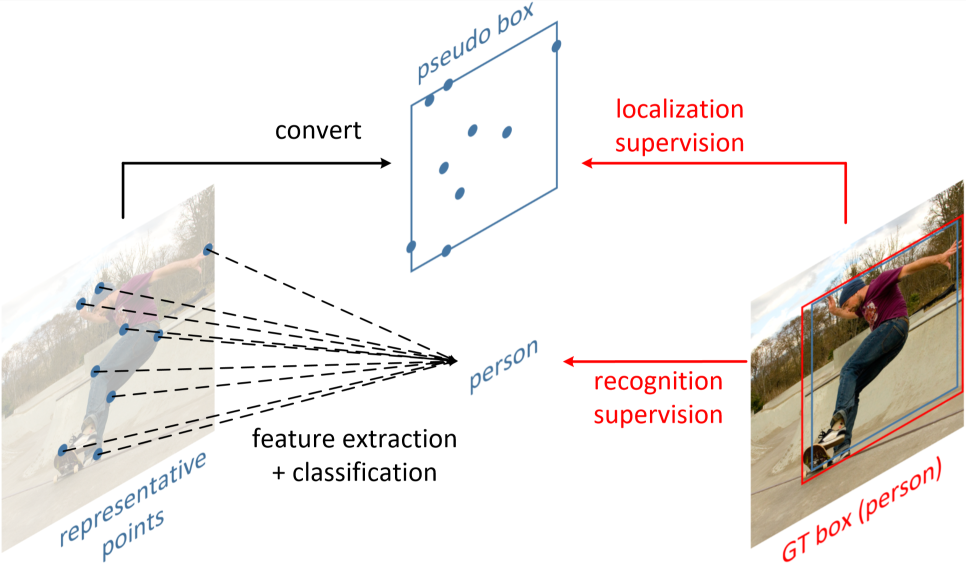
#> input picture configs/reppoints/reppoints.png, 1932 x 1127 px (shown at 1/2 size)
$ python -i augmentation_with_json.py   (imports and definitions only)
#> lines starting #> are read from the running program, lines starting #| are printed output that depends on the picture
#> further down, picture is the input picture: shape (1127, 1932, 3); mean B, G, R 231.6, 234, 238
# -*- coding: utf-8 -*-
# @Time    : 2021-05-29 9:14
# @Author  : Wu You
# @File    : augmentation_with_json.py
# @Software: PyCharm
##############################################################

# 包括:
#     1. 改变亮度
#     2. 加噪声
#     3. 加随机点
#     4. 镜像(需要改变points)

import time
import random
import cv2
import os
import numpy as np
from skimage.util import random_noise
import base64
import json
import re
from copy import deepcopy
import argparse
import math


# 图像均为cv2读取
class DataAugmentForObjectDetection:
    def __init__(self, rotation_rate=0.5, max_rotation_angle=180, change_light_rate=0.5, change_color_rate=0.5,
                 add_noise_rate=0.5, random_point=0.5, flip_rate=0.5, shift_rate=0.5, scale_rate=0.5,
                 rand_point_percent=0.03, is_addNoise=True, is_changeLight=True, is_changeColor=True,
                 is_random_point=True, is_shift_pic_bboxes=True,
                 is_filp_pic_bboxes=True, is_rotate_img_bbox=True, is_scale_change=True):
        # 配置各个操作的属性
        self.rotation_rate = rotation_rate
        self.max_rotation_angle = max_rotation_angle
        self.change_light_rate = change_light_rate
        self.change_color_rate = change_color_rate
        self.add_noise_rate = add_noise_rate
        self.random_point = random_point
        self.flip_rate = flip_rate
        self.shift_rate = shift_rate
        self.scale_rate = scale_rate

        self.rand_point_percent = rand_point_percent

        # 是否使用某种增强方式
        self.is_addNoise = is_addNoise
        self.is_changeLight = is_changeLight
        self.is_changeColor = is_changeColor
        self.is_random_point = is_random_point
        self.is_filp_pic_bboxes = is_filp_pic_bboxes
        self.is_shift_pic_bboxes = is_shift_pic_bboxes
        self.is_rotate_img_bbox = is_rotate_img_bbox
        self.is_scale_change = is_scale_change

    # 旋转
    # [40 lines left out: function rotate_img_bbox, not called in this run]

    # 加噪声
    def addNoise(self, img):
        return random_noise(img, seed=int(time.time())) * 255

    # 调整亮度
    # [4 lines left out: function changeLight, not called in this run]

    # 调整颜色
    def changeColor(self, image):
        I_param = random.uniform(0.9, 1.1)  # ##(0.7, 5)这个范围如果修改需要做实验验证
        S_param = random.uniform(0.9, 1.1)  # ##这个范围如果修改需要做实验验证
        HSI = cv2.cvtColor(image.astype(np.float32), cv2.COLOR_BGR2HLS)
#> HSI: shape (1127, 1932, 3) float32; mean of channels 0, 1, 2 16.3, 235.4, 0
        (H, S, I) = cv2.split(HSI.astype("float"))
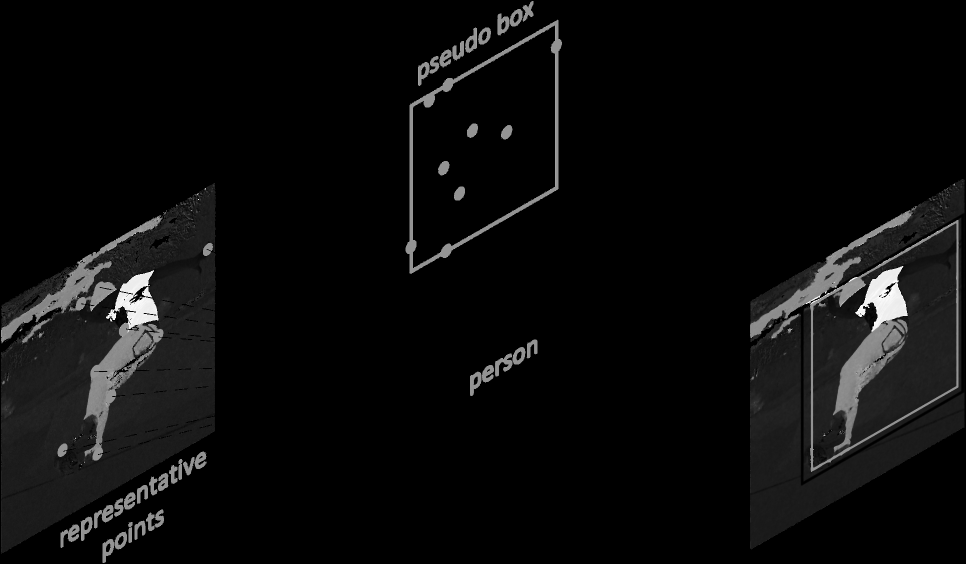
#> H: shape (1127, 1932) float64 (shown at 1/2 size); min 0, max 359.8, mean 16.3; drawn with min black and max white
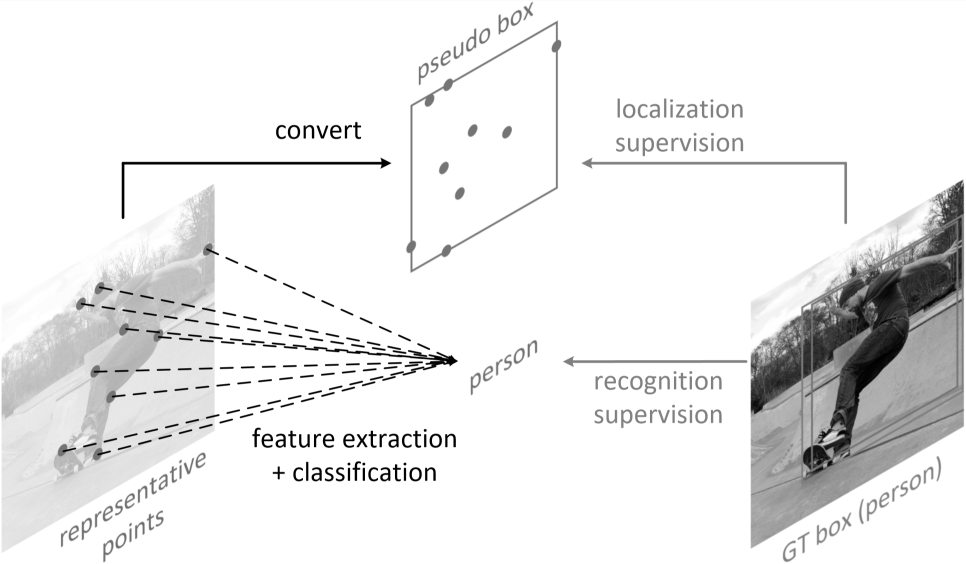
#> S: shape (1127, 1932) float64 (shown at 1/2 size); min 0, max 255, mean 234.8
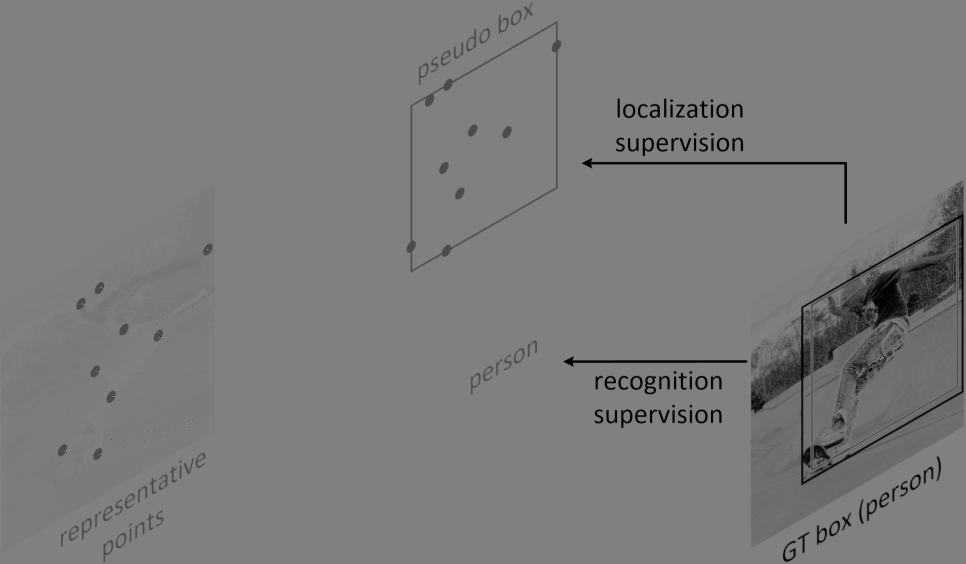
#> I: shape (1127, 1932) float64 (shown at 1/2 size); min -1.01, max 1, mean -0.0389; drawn with min black and max white

        I2 = I * I_param
        # I2 = I
        S2 = S * S_param

        merged = cv2.merge([H, S2, I2])
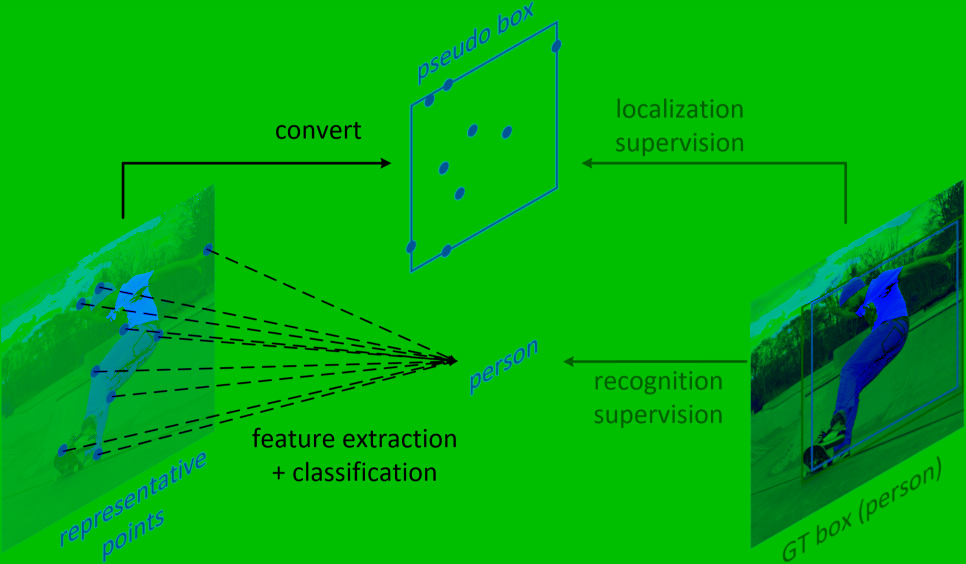
#> merged: shape (1127, 1932, 3) float64 (shown at 1/2 size); mean B, G, R 16.3, 246.9, 0; drawn with min black and max white
        merged2 = merged.astype("uint8")
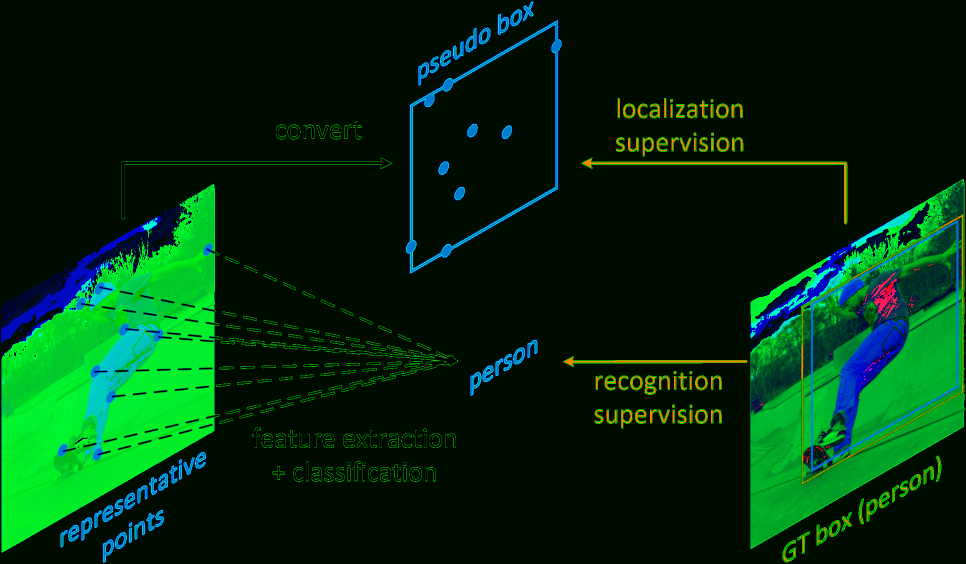
#> merged2: shape (1127, 1932, 3) (shown at 1/2 size); mean B, G, R 14.8, 45.5, 1.8
        RGB = cv2.cvtColor(merged2, cv2.COLOR_HLS2BGR)
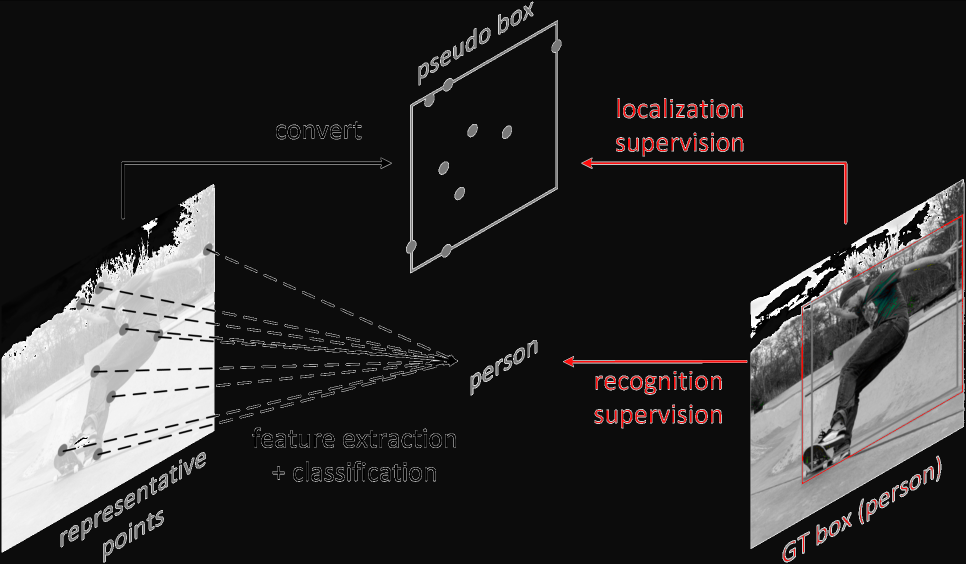
#> RGB: shape (1127, 1932, 3) (shown at 1/2 size); mean B, G, R 44.7, 44.8, 46.2

        return RGB

    # 随机的改变点的值
    # [144 lines left out: functions addRandPoint, shift_pic_bboxes, filp_pic_bboxes, scale_change, dataAugment, not called in this run]


# json解析工具
class ToolHelper:
    # 从json文件中提取原始标定的信息
    # [12 lines left out: functions parse_json, img2str, not called in this run]

    # 保存图片结果
    def save_img(self, save_path, img):
        cv2.imwrite(save_path, img)

    # 保持json结果
    def save_json(self, file_name, save_folder, dic_info):
        with open(os.path.join(save_folder, file_name), 'w') as f:
            json.dump(dic_info, f, indent=2)


# [53 lines not run here, left out]

>>> import cv2
>>> picture = cv2.imread('../configs/reppoints/reppoints.png')
>>> result = DataAugmentForObjectDetection().changeColor(picture)
